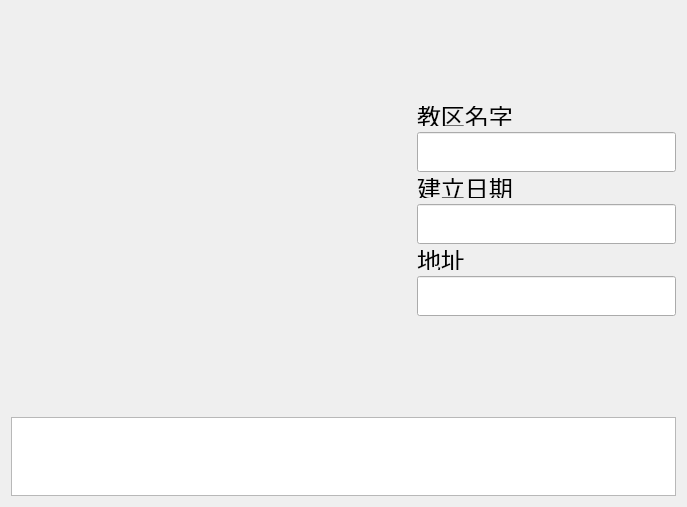
<?xml version="1.0" encoding="UTF-8"?>
<ui version="4.0">
 <class>Form</class>
 <widget class="QWidget" name="Form">
  <property name="geometry">
   <rect>
    <x>0</x>
    <y>0</y>
    <width>687</width>
    <height>507</height>
   </rect>
  </property>
  <property name="windowTitle">
   <string>Form</string>
  </property>
  <layout class="QGridLayout" name="gridLayout">
   <item row="0" column="0">
    <layout class="QVBoxLayout" name="verticalLayout_2">
     <item>
      <layout class="QHBoxLayout" name="horizontalLayout">
       <item>
        <widget class="QLabel" name="label">
         <property name="minimumSize">
          <size>
           <width>400</width>
           <height>400</height>
          </size>
         </property>
         <property name="maximumSize">
          <size>
           <width>500</width>
           <height>500</height>
          </size>
         </property>
         <property name="text">
          <string/>
         </property>
         <property name="pixmap">
          <pixmap resource="../login/resource/resource.qrc">:/images/background.jpg</pixmap>
         </property>
         <property name="scaledContents">
          <bool>true</bool>
         </property>
        </widget>
       </item>
       <item>
        <layout class="QVBoxLayout" name="verticalLayout">
         <item>
          <spacer name="verticalSpacer">
           <property name="orientation">
            <enum>Qt::Vertical</enum>
           </property>
           <property name="sizeHint" stdset="0">
            <size>
             <width>20</width>
             <height>40</height>
            </size>
           </property>
          </spacer>
         </item>
         <item>
          <widget class="QLabel" name="label_2">
           <property name="maximumSize">
            <size>
             <width>16777215</width>
             <height>20</height>
            </size>
           </property>
           <property name="font">
            <font>
             <family>楷体</family>
             <pointsize>18</pointsize>
            </font>
           </property>
           <property name="text">
            <string>教区名字</string>
           </property>
          </widget>
         </item>
         <item>
          <widget class="LineEdit" name="lineEdit_2">
           <property name="minimumSize">
            <size>
             <width>0</width>
             <height>40</height>
            </size>
           </property>
          </widget>
         </item>
         <item>
          <widget class="QLabel" name="label_3">
           <property name="maximumSize">
            <size>
             <width>16777215</width>
             <height>20</height>
            </size>
           </property>
           <property name="font">
            <font>
             <family>楷体</family>
             <pointsize>18</pointsize>
            </font>
           </property>
           <property name="text">
            <string>建立日期</string>
           </property>
          </widget>
         </item>
         <item>
          <widget class="LineEdit" name="lineEdit">
           <property name="minimumSize">
            <size>
             <width>0</width>
             <height>40</height>
            </size>
           </property>
          </widget>
         </item>
         <item>
          <widget class="QLabel" name="label_4">
           <property name="maximumSize">
            <size>
             <width>16777215</width>
             <height>20</height>
            </size>
           </property>
           <property name="font">
            <font>
             <family>楷体</family>
             <pointsize>18</pointsize>
            </font>
           </property>
           <property name="text">
            <string>地址</string>
           </property>
          </widget>
         </item>
         <item>
          <widget class="LineEdit" name="lineEdit_3">
           <property name="minimumSize">
            <size>
             <width>0</width>
             <height>40</height>
            </size>
           </property>
          </widget>
         </item>
         <item>
          <spacer name="verticalSpacer_2">
           <property name="orientation">
            <enum>Qt::Vertical</enum>
           </property>
           <property name="sizeHint" stdset="0">
            <size>
             <width>20</width>
             <height>40</height>
            </size>
           </property>
          </spacer>
         </item>
        </layout>
       </item>
      </layout>
     </item>
     <item>
      <widget class="QTextBrowser" name="textBrowser"/>
     </item>
     <item>
      <layout class="QHBoxLayout" name="horizontalLayout_3"/>
     </item>
    </layout>
   </item>
  </layout>
 </widget>
 <customwidgets>
  <customwidget>
   <class>LineEdit</class>
   <extends>QLineEdit</extends>
   <header>qfluentwidgets</header>
  </customwidget>
 </customwidgets>
 <resources>
  <include location="../login/resource/resource.qrc"/>
  <include location="../../QtDesigner_5.15.2/login/resource/resource.qrc"/>
 </resources>
 <connections/>
</ui>
